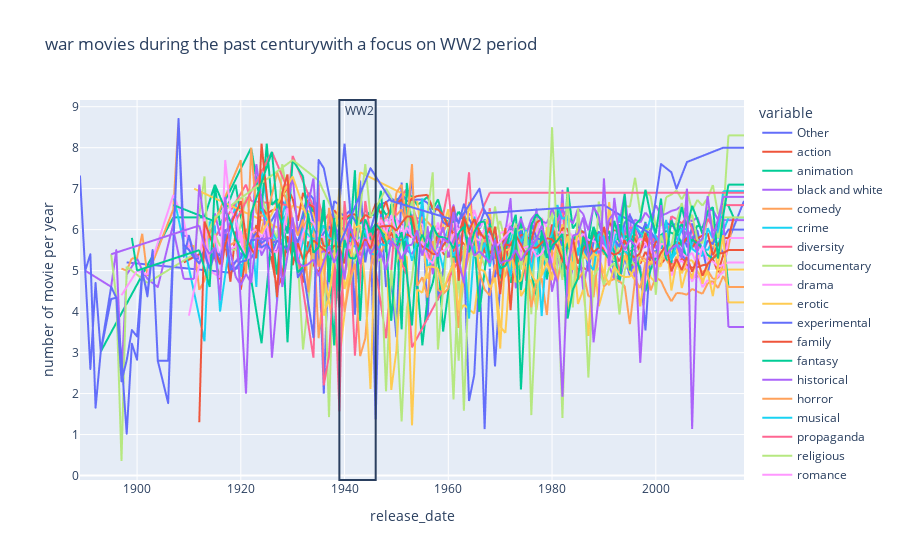

Here is the notebook cell this chart was saved with:
### Code cell
fig = px.line(rating_per_genre.resample("Y").mean().interpolate(), labels= {'value' : 'number of movie per year'}, title = 'war movies during the past centurywith a focus on WW2 period')
fig.add_vrect(x0=pd.to_datetime(1946, format="%Y"), x1=pd.to_datetime(1939, format="%Y"), 
              annotation_text="WW2")
fig.show()

### Figure 1 — Plotly figure (JSON) as saved in the notebook; plotly's stock layout.template omitted (floating-point values rounded to 4 significant figures; data arrays with more than 128 entries replaced by an {"elided": "..."} marker saying what was removed)
{"data": [{"hovertemplate": "variable=Other<br>release_date=%{x}<br>number of movie per year=%{y}<extra></extra>", "legendgroup": "Other", "line": {"color": "#636efa", "dash": "solid"}, "marker": {"symbol": "circle"}, "mode": "lines", "name": "Other", "showlegend": true, "type": "scattergl", "x": {"elided": "129 str values"}, "xaxis": "x", "y": {"elided": "129 float values"}, "yaxis": "y"}, {"hovertemplate": "variable=action<br>release_date=%{x}<br>number of movie per year=%{y}<extra></extra>", "legendgroup": "action", "line": {"color": "#EF553B", "dash": "solid"}, "marker": {"symbol": "circle"}, "mode": "lines", "name": "action", "showlegend": true, "type": "scattergl", "x": {"elided": "129 str values"}, "xaxis": "x", "y": {"elided": "129 float values"}, "yaxis": "y"}, {"hovertemplate": "variable=animation<br>release_date=%{x}<br>number of movie per year=%{y}<extra></extra>", "legendgroup": "animation", "line": {"color": "#00cc96", "dash": "solid"}, "marker": {"symbol": "circle"}, "mode": "lines", "name": "animation", "showlegend": true, "type": "scattergl", "x": {"elided": "129 str values"}, "xaxis": "x", "y": {"elided": "129 float values"}, "yaxis": "y"}, {"hovertemplate": "variable=black and white<br>release_date=%{x}<br>number of movie per year=%{y}<extra></extra>", "legendgroup": "black and white", "line": {"color": "#ab63fa", "dash": "solid"}, "marker": {"symbol": "circle"}, "mode": "lines", "name": "black and white", "showlegend": true, "type": "scattergl", "x": {"elided": "129 str values"}, "xaxis": "x", "y": {"elided": "129 float values"}, "yaxis": "y"}, {"hovertemplate": "variable=comedy<br>release_date=%{x}<br>number of movie per year=%{y}<extra></extra>", "legendgroup": "comedy", "line": {"color": "#FFA15A", "dash": "solid"}, "marker": {"symbol": "circle"}, "mode": "lines", "name": "comedy", "showlegend": true, "type": "scattergl", "x": {"elided": "129 str values"}, "xaxis": "x", "y": {"elided": "129 float values"}, "yaxis": "y"}, {"hovertemplate": "variable=crime<br>release_date=%{x}<br>number of movie per year=%{y}<extra></extra>", "legendgroup": "crime", "line": {"color": "#19d3f3", "dash": "solid"}, "marker": {"symbol": "circle"}, "mode": "lines", "name": "crime", "showlegend": true, "type": "scattergl", "x": {"elided": "129 str values"}, "xaxis": "x", "y": {"elided": "129 float values"}, "yaxis": "y"}, {"hovertemplate": "variable=diversity<br>release_date=%{x}<br>number of movie per year=%{y}<extra></extra>", "legendgroup": "diversity", "line": {"color": "#FF6692", "dash": "solid"}, "marker": {"symbol": "circle"}, "mode": "lines", "name": "diversity", "showlegend": true, "type": "scattergl", "x": {"elided": "129 str values"}, "xaxis": "x", "y": {"elided": "129 float values"}, "yaxis": "y"}, {"hovertemplate": "variable=documentary<br>release_date=%{x}<br>number of movie per year=%{y}<extra></extra>", "legendgroup": "documentary", "line": {"color": "#B6E880", "dash": "solid"}, "marker": {"symbol": "circle"}, "mode": "lines", "name": "documentary", "showlegend": true, "type": "scattergl", "x": {"elided": "129 str values"}, "xaxis": "x", "y": {"elided": "129 float values"}, "yaxis": "y"}, {"hovertemplate": "variable=drama<br>release_date=%{x}<br>number of movie per year=%{y}<extra></extra>", "legendgroup": "drama", "line": {"color": "#FF97FF", "dash": "solid"}, "marker": {"symbol": "circle"}, "mode": "lines", "name": "drama", "showlegend": true, "type": "scattergl", "x": {"elided": "129 str values"}, "xaxis": "x", "y": {"elided": "129 float values"}, "yaxis": "y"}, {"hovertemplate": "variable=erotic<br>release_date=%{x}<br>number of movie per year=%{y}<extra></extra>", "legendgroup": "erotic", "line": {"color": "#FECB52", "dash": "solid"}, "marker": {"symbol": "circle"}, "mode": "lines", "name": "erotic", "showlegend": true, "type": "scattergl", "x": {"elided": "129 str values"}, "xaxis": "x", "y": {"elided": "129 float values"}, "yaxis": "y"}, {"hovertemplate": "variable=experimental<br>release_date=%{x}<br>number of movie per year=%{y}<extra></extra>", "legendgroup": "experimental", "line": {"color": "#636efa", "dash": "solid"}, "marker": {"symbol": "circle"}, "mode": "lines", "name": "experimental", "showlegend": true, "type": "scattergl", "x": {"elided": "129 str values"}, "xaxis": "x", "y": {"elided": "129 float values"}, "yaxis": "y"}, {"hovertemplate": "variable=family<br>release_date=%{x}<br>number of movie per year=%{y}<extra></extra>", "legendgroup": "family", "line": {"color": "#EF553B", "dash": "solid"}, "marker": {"symbol": "circle"}, "mode": "lines", "name": "family", "showlegend": true, "type": "scattergl", "x": {"elided": "129 str values"}, "xaxis": "x", "y": {"elided": "129 float values"}, "yaxis": "y"}, {"hovertemplate": "variable=fantasy<br>release_date=%{x}<br>number of movie per year=%{y}<extra></extra>", "legendgroup": "fantasy", "line": {"color": "#00cc96", "dash": "solid"}, "marker": {"symbol": "circle"}, "mode": "lines", "name": "fantasy", "showlegend": true, "type": "scattergl", "x": {"elided": "129 str values"}, "xaxis": "x", "y": {"elided": "129 float values"}, "yaxis": "y"}, {"hovertemplate": "variable=historical<br>release_date=%{x}<br>number of movie per year=%{y}<extra></extra>", "legendgroup": "historical", "line": {"color": "#ab63fa", "dash": "solid"}, "marker": {"symbol": "circle"}, "mode": "lines", "name": "historical", "showlegend": true, "type": "scattergl", "x": {"elided": "129 str values"}, "xaxis": "x", "y": {"elided": "129 float values"}, "yaxis": "y"}, {"hovertemplate": "variable=horror<br>release_date=%{x}<br>number of movie per year=%{y}<extra></extra>", "legendgroup": "horror", "line": {"color": "#FFA15A", "dash": "solid"}, "marker": {"symbol": "circle"}, "mode": "lines", "name": "horror", "showlegend": true, "type": "scattergl", "x": {"elided": "129 str values"}, "xaxis": "x", "y": {"elided": "129 float values"}, "yaxis": "y"}, {"hovertemplate": "variable=musical<br>release_date=%{x}<br>number of movie per year=%{y}<extra></extra>", "legendgroup": "musical", "line": {"color": "#19d3f3", "dash": "solid"}, "marker": {"symbol": "circle"}, "mode": "lines", "name": "musical", "showlegend": true, "type": "scattergl", "x": {"elided": "129 str values"}, "xaxis": "x", "y": {"elided": "129 float values"}, "yaxis": "y"}, {"hovertemplate": "variable=propaganda<br>release_date=%{x}<br>number of movie per year=%{y}<extra></extra>", "legendgroup": "propaganda", "line": {"color": "#FF6692", "dash": "solid"}, "marker": {"symbol": "circle"}, "mode": "lines", "name": "propaganda", "showlegend": true, "type": "scattergl", "x": {"elided": "129 str values"}, "xaxis": "x", "y": {"elided": "129 float values"}, "yaxis": "y"}, {"hovertemplate": "variable=religious<br>release_date=%{x}<br>number of movie per year=%{y}<extra></extra>", "legendgroup": "religious", "line": {"color": "#B6E880", "dash": "solid"}, "marker": {"symbol": "circle"}, "mode": "lines", "name": "religious", "showlegend": true, "type": "scattergl", "x": {"elided": "129 str values"}, "xaxis": "x", "y": {"elided": "129 float values"}, "yaxis": "y"}, {"hovertemplate": "variable=romance<br>release_date=%{x}<br>number of movie per year=%{y}<extra></extra>", "legendgroup": "romance", "line": {"color": "#FF97FF", "dash": "solid"}, "marker": {"symbol": "circle"}, "mode": "lines", "name": "romance", "showlegend": true, "type": "scattergl", "x": {"elided": "129 str values"}, "xaxis": "x", "y": {"elided": "129 float values"}, "yaxis": "y"}, {"hovertemplate": "variable=science-fiction<br>release_date=%{x}<br>number of movie per year=%{y}<extra></extra>", "legendgroup": "science-fiction", "line": {"color": "#FECB52", "dash": "solid"}, "marker": {"symbol": "circle"}, "mode": "lines", "name": "science-fiction", "showlegend": true, "type": "scattergl", "x": {"elided": "129 str values"}, "xaxis": "x", "y": {"elided": "129 float values"}, "yaxis": "y"}, {"hovertemplate": "variable=silent<br>release_date=%{x}<br>number of movie per year=%{y}<extra></extra>", "legendgroup": "silent", "line": {"color": "#636efa", "dash": "solid"}, "marker": {"symbol": "circle"}, "mode": "lines", "name": "silent", "showlegend": true, "type": "scattergl", "x": {"elided": "129 str values"}, "xaxis": "x", "y": {"elided": "129 float values"}, "yaxis": "y"}, {"hovertemplate": "variable=thriller<br>release_date=%{x}<br>number of movie per year=%{y}<extra></extra>", "legendgroup": "thriller", "line": {"color": "#EF553B", "dash": "solid"}, "marker": {"symbol": "circle"}, "mode": "lines", "name": "thriller", "showlegend": true, "type": "scattergl", "x": {"elided": "129 str values"}, "xaxis": "x", "y": {"elided": "129 float values"}, "yaxis": "y"}, {"hovertemplate": "variable=war<br>release_date=%{x}<br>number of movie per year=%{y}<extra></extra>", "legendgroup": "war", "line": {"color": "#00cc96", "dash": "solid"}, "marker": {"symbol": "circle"}, "mode": "lines", "name": "war", "showlegend": true, "type": "scattergl", "x": {"elided": "129 str values"}, "xaxis": "x", "y": {"elided": "129 float values"}, "yaxis": "y"}, {"hovertemplate": "variable=western<br>release_date=%{x}<br>number of movie per year=%{y}<extra></extra>", "legendgroup": "western", "line": {"color": "#ab63fa", "dash": "solid"}, "marker": {"symbol": "circle"}, "mode": "lines", "name": "western", "showlegend": true, "type": "scattergl", "x": {"elided": "129 str values"}, "xaxis": "x", "y": {"elided": "129 float values"}, "yaxis": "y"}], "layout": {"annotations": [{"showarrow": false, "text": "WW2", "x": "1946-01-01T00:00:00", "xanchor": "right", "xref": "x", "y": 1, "yanchor": "top", "yref": "y domain"}], "legend": {"title": {"text": "variable"}, "tracegroupgap": 0}, "shapes": [{"type": "rect", "x0": "1946-01-01T00:00:00", "x1": "1939-01-01T00:00:00", "xref": "x", "y0": 0, "y1": 1, "yref": "y domain"}], "title": {"text": "war movies during the past centurywith a focus on WW2 period"}, "xaxis": {"anchor": "y", "domain": [0, 1], "title": {"text": "release_date"}}, "yaxis": {"anchor": "x", "domain": [0, 1], "title": {"text": "number of movie per year"}}}}
